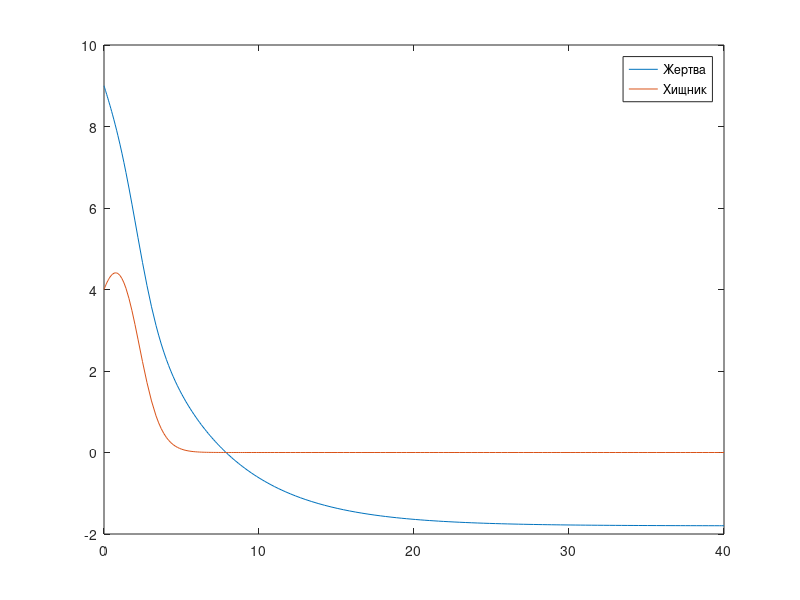

This figure's MATLAB source:
function OS_prakt
 
clc;
 
t=[0 40];
 
[t,X]=ode45(@Kosh,t,[9;4]);
 
plot(t,X(:,1), t,X(:,2));
 
 
legend('Жертва','Хищник');
 
end
 
function out=Kosh(~,x)
 
a1 = 0.5;
 
a2 = 2;
 
b1 = 1;
 
b2 = 0.25;
 
T = 5;
 
p = 0.526;
 
d= 0.3;
 
u = -p.*a2.*x(2) + p.*b2.*x(1).*x(2)-a1.*x(1)+b1.*x(1).*x(2)-d-((x(1)-p.*x(2)+d)./T);
 
f1 = (a1.*x(1)-b1.*x(1).*x(2)+u);
 
f2 = (-a2.*x(2)+b2.*x(1).*x(2));
 
 
out = [f1;f2];
 
end
